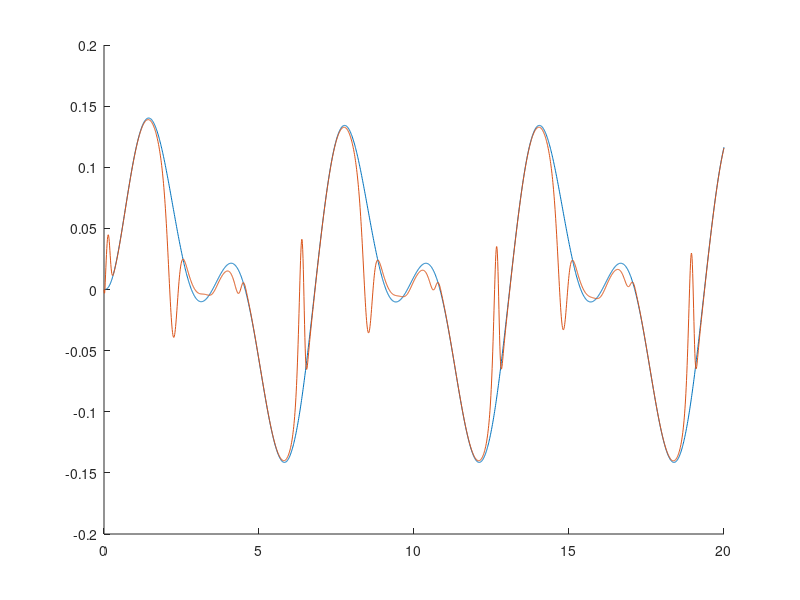
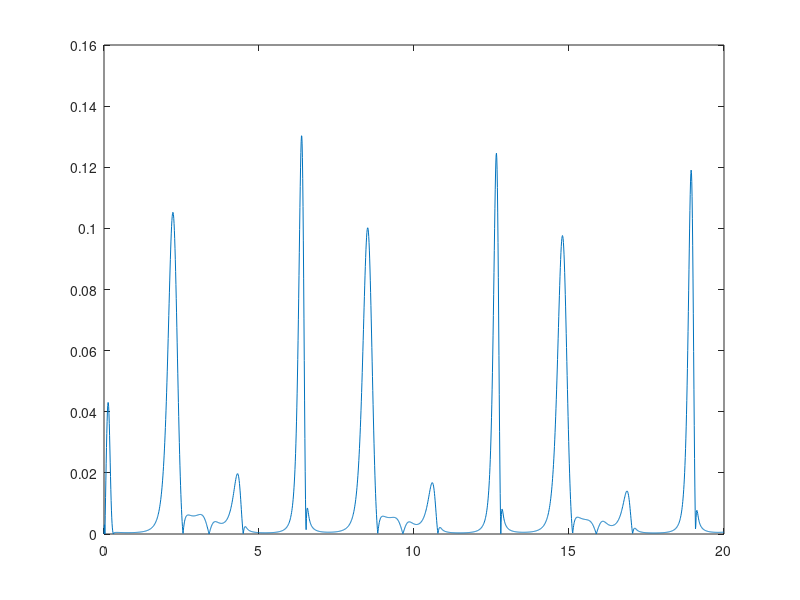
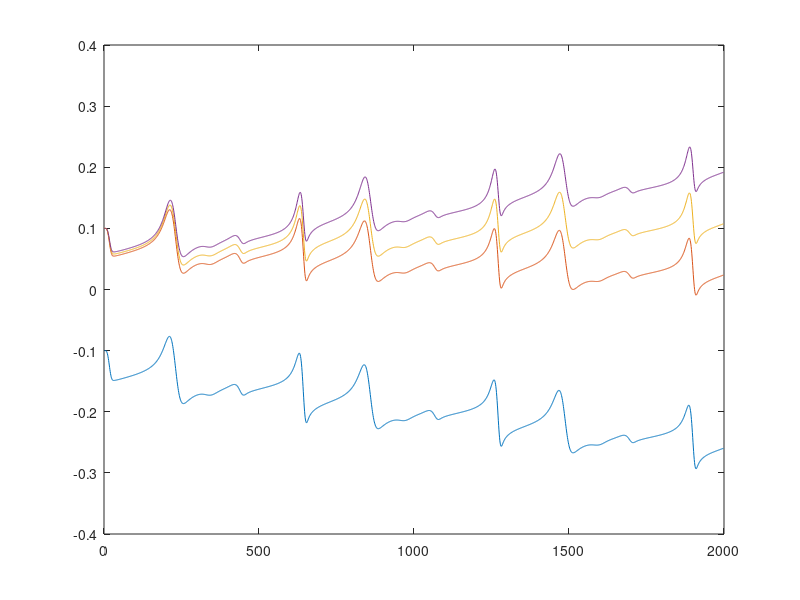

Here is the MATLAB script that generated these plots, in order: (Note: this script raises an error after producing the figures.)
clear
clc
t_exp=20;
t_valid=20;
ts=0.01;
Nd=3;
n=0.2;
N=t_exp/ts+1;
k=0:ts:t_exp;
%x=sin(k+sin(k.^2));
x=sin(k)+sin(2*k);
h=0.250156*exp(-2.0025*k)-0.250156*exp(-9.9975*k);
y=conv(x,h)*ts;
y=y(1:N);
%plot(k,x);
%hold on
%plot(k,y);

figure(1)
hold on
plot(k,y)

xd=zeros(1,Nd);
ini_w=[0.1 -0.1];
r=randi([1 2],Nd+1,1);
w=ones(N,Nd+1);
for i=1:(Nd+1)
    w(1,i)=w(1,i)*ini_w(r(i));
end
e=zeros(N,1);
v=zeros(N,1);
for i=1:N
    v(i)=w(i,:)*([x(i) xd]');
    e(i)=y(i)-v(i);
    w(i+1,:)=w(i,:)+n*e(i)*[x(i) xd];
    xd=circshift(xd, 1);
    xd(1)=x(i);
end
plot(k,v);
%%
figure(2)
plot(k,abs(e))

figure(3)
plot(1:(N-Nd),w(1:(N-Nd),:))
%%
w=w(N+1,:);
N=t_valid/ts+1;
k=0:ts:t_valid;
x=sin(k+sin(k.^2));
xd=ones(1,Nd)*0.2;
y=zeros(N,1);
e=zeros(N,1);
for i=1:N
    y(i)=w*(xd');
    e(i)=y(i)-x(j);
    xd=circshift(xd, [0 1]);
    xd(1)=x(j);
end
figure(4)
hold on
plot(k,x)
plot(k,y)

figure(5)
plot(k,abs(e))